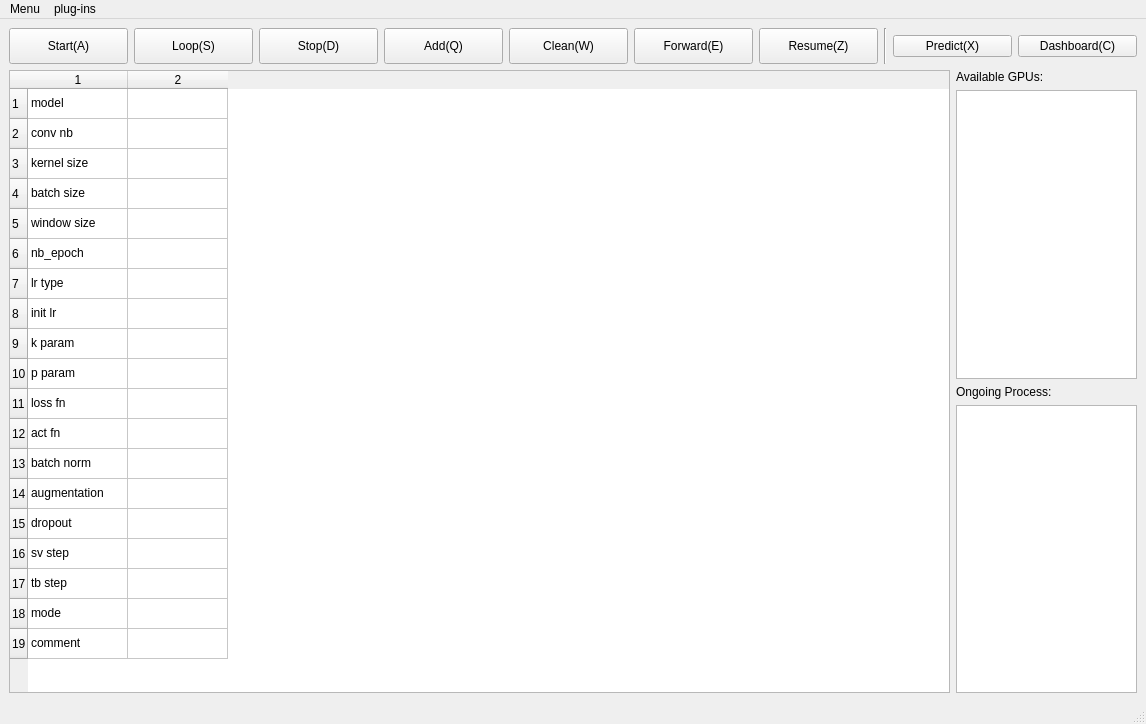
<?xml version="1.0" encoding="UTF-8"?>
<ui version="4.0">
 <class>LRCSNet</class>
 <widget class="QMainWindow" name="LRCSNet">
  <property name="geometry">
   <rect>
    <x>0</x>
    <y>0</y>
    <width>1146</width>
    <height>724</height>
   </rect>
  </property>
  <property name="windowTitle">
   <string>MainWindow</string>
  </property>
  <widget class="QWidget" name="centralwidget">
   <layout class="QGridLayout" name="gridLayout">
    <item row="0" column="0">
     <layout class="QVBoxLayout" name="verticalLayout_2">
      <item>
       <layout class="QHBoxLayout" name="horizontalLayout_2">
        <item>
         <widget class="QPushButton" name="start_button">
          <property name="minimumSize">
           <size>
            <width>0</width>
            <height>36</height>
           </size>
          </property>
          <property name="text">
           <string>Start(A)</string>
          </property>
          <property name="icon">
           <iconset>
            <normaloff>001-play-button.png</normaloff>001-play-button.png</iconset>
          </property>
          <property name="shortcut">
           <string>A</string>
          </property>
         </widget>
        </item>
        <item>
         <widget class="QPushButton" name="loop_button">
          <property name="minimumSize">
           <size>
            <width>0</width>
            <height>36</height>
           </size>
          </property>
          <property name="text">
           <string>Loop(S)</string>
          </property>
          <property name="icon">
           <iconset>
            <normaloff>exchange_2.png</normaloff>
            <normalon>exchange.png</normalon>exchange_2.png</iconset>
          </property>
          <property name="shortcut">
           <string>S</string>
          </property>
          <property name="checkable">
           <bool>true</bool>
          </property>
         </widget>
        </item>
        <item>
         <widget class="QPushButton" name="stop_button">
          <property name="minimumSize">
           <size>
            <width>0</width>
            <height>36</height>
           </size>
          </property>
          <property name="text">
           <string>Stop(D)</string>
          </property>
          <property name="icon">
           <iconset>
            <normaloff>002-stop.png</normaloff>002-stop.png</iconset>
          </property>
          <property name="shortcut">
           <string>D</string>
          </property>
         </widget>
        </item>
        <item>
         <widget class="QPushButton" name="add_button">
          <property name="minimumSize">
           <size>
            <width>0</width>
            <height>36</height>
           </size>
          </property>
          <property name="text">
           <string>Add(Q)</string>
          </property>
          <property name="icon">
           <iconset>
            <normaloff>001-plus.png</normaloff>001-plus.png</iconset>
          </property>
          <property name="shortcut">
           <string>Q</string>
          </property>
         </widget>
        </item>
        <item>
         <widget class="QPushButton" name="clean_button">
          <property name="minimumSize">
           <size>
            <width>0</width>
            <height>36</height>
           </size>
          </property>
          <property name="text">
           <string>Clean(W)</string>
          </property>
          <property name="icon">
           <iconset>
            <normaloff>002-minus.png</normaloff>002-minus.png</iconset>
          </property>
          <property name="shortcut">
           <string>W</string>
          </property>
         </widget>
        </item>
        <item>
         <widget class="QPushButton" name="forward_button">
          <property name="minimumSize">
           <size>
            <width>0</width>
            <height>36</height>
           </size>
          </property>
          <property name="text">
           <string>Forward(E)</string>
          </property>
          <property name="icon">
           <iconset>
            <normaloff>001-reply.png</normaloff>001-reply.png</iconset>
          </property>
          <property name="shortcut">
           <string>E</string>
          </property>
         </widget>
        </item>
        <item>
         <widget class="QPushButton" name="pushButton">
          <property name="minimumSize">
           <size>
            <width>0</width>
            <height>36</height>
           </size>
          </property>
          <property name="text">
           <string>Resume(Z)</string>
          </property>
          <property name="icon">
           <iconset>
            <normaloff>002-reload.png</normaloff>002-reload.png</iconset>
          </property>
          <property name="shortcut">
           <string>Z</string>
          </property>
         </widget>
        </item>
        <item>
         <widget class="Line" name="line">
          <property name="orientation">
           <enum>Qt::Vertical</enum>
          </property>
         </widget>
        </item>
        <item>
         <widget class="QPushButton" name="predict_button">
          <property name="text">
           <string>Predict(X)</string>
          </property>
          <property name="icon">
           <iconset>
            <normaloff>rubik.png</normaloff>rubik.png</iconset>
          </property>
          <property name="iconSize">
           <size>
            <width>20</width>
            <height>20</height>
           </size>
          </property>
          <property name="shortcut">
           <string>X</string>
          </property>
         </widget>
        </item>
        <item>
         <widget class="QPushButton" name="dashboard_button">
          <property name="text">
           <string>Dashboard(C)</string>
          </property>
          <property name="icon">
           <iconset>
            <normaloff>002-speedometer.png</normaloff>002-speedometer.png</iconset>
          </property>
          <property name="iconSize">
           <size>
            <width>20</width>
            <height>20</height>
           </size>
          </property>
          <property name="shortcut">
           <string>C</string>
          </property>
         </widget>
        </item>
       </layout>
      </item>
      <item>
       <layout class="QHBoxLayout" name="horizontalLayout" stretch="0,0">
        <property name="sizeConstraint">
         <enum>QLayout::SetMaximumSize</enum>
        </property>
        <item>
         <widget class="QTableWidget" name="tableWidget">
          <property name="sizePolicy">
           <sizepolicy hsizetype="Expanding" vsizetype="Expanding">
            <horstretch>0</horstretch>
            <verstretch>0</verstretch>
           </sizepolicy>
          </property>
          <property name="minimumSize">
           <size>
            <width>801</width>
            <height>601</height>
           </size>
          </property>
          <property name="maximumSize">
           <size>
            <width>16777215</width>
            <height>16777215</height>
           </size>
          </property>
          <property name="dragEnabled">
           <bool>false</bool>
          </property>
          <property name="sortingEnabled">
           <bool>false</bool>
          </property>
          <property name="rowCount">
           <number>19</number>
          </property>
          <property name="columnCount">
           <number>2</number>
          </property>
          <attribute name="horizontalHeaderMinimumSectionSize">
           <number>18</number>
          </attribute>
          <attribute name="horizontalHeaderDefaultSectionSize">
           <number>100</number>
          </attribute>
          <row/>
          <row/>
          <row/>
          <row/>
          <row/>
          <row/>
          <row/>
          <row/>
          <row/>
          <row/>
          <row/>
          <row/>
          <row/>
          <row/>
          <row/>
          <row/>
          <row/>
          <row/>
          <row/>
          <column/>
          <column/>
          <item row="0" column="0">
           <property name="text">
            <string>model</string>
           </property>
          </item>
          <item row="1" column="0">
           <property name="text">
            <string>conv nb</string>
           </property>
          </item>
          <item row="2" column="0">
           <property name="text">
            <string>kernel size</string>
           </property>
          </item>
          <item row="3" column="0">
           <property name="text">
            <string>batch size</string>
           </property>
          </item>
          <item row="4" column="0">
           <property name="text">
            <string>window size</string>
           </property>
          </item>
          <item row="5" column="0">
           <property name="text">
            <string>nb_epoch</string>
           </property>
           <property name="background">
            <brush brushstyle="NoBrush">
             <color alpha="255">
              <red>128</red>
              <green>255</green>
              <blue>7</blue>
             </color>
            </brush>
           </property>
          </item>
          <item row="6" column="0">
           <property name="text">
            <string>lr type</string>
           </property>
           <property name="background">
            <brush brushstyle="NoBrush">
             <color alpha="255">
              <red>128</red>
              <green>255</green>
              <blue>7</blue>
             </color>
            </brush>
           </property>
          </item>
          <item row="7" column="0">
           <property name="text">
            <string>init lr</string>
           </property>
          </item>
          <item row="8" column="0">
           <property name="text">
            <string>k param</string>
           </property>
          </item>
          <item row="9" column="0">
           <property name="text">
            <string>p param</string>
           </property>
          </item>
          <item row="10" column="0">
           <property name="text">
            <string>loss fn</string>
           </property>
          </item>
          <item row="11" column="0">
           <property name="text">
            <string>act fn</string>
           </property>
          </item>
          <item row="12" column="0">
           <property name="text">
            <string>batch norm</string>
           </property>
          </item>
          <item row="13" column="0">
           <property name="text">
            <string>augmentation</string>
           </property>
          </item>
          <item row="14" column="0">
           <property name="text">
            <string>dropout</string>
           </property>
          </item>
          <item row="15" column="0">
           <property name="text">
            <string>sv step</string>
           </property>
          </item>
          <item row="16" column="0">
           <property name="text">
            <string>tb step</string>
           </property>
          </item>
          <item row="17" column="0">
           <property name="text">
            <string>mode</string>
           </property>
          </item>
          <item row="18" column="0">
           <property name="text">
            <string>comment</string>
           </property>
          </item>
         </widget>
        </item>
        <item>
         <layout class="QVBoxLayout" name="verticalLayout">
          <item>
           <widget class="QLabel" name="label">
            <property name="sizePolicy">
             <sizepolicy hsizetype="Minimum" vsizetype="Preferred">
              <horstretch>0</horstretch>
              <verstretch>0</verstretch>
             </sizepolicy>
            </property>
            <property name="maximumSize">
             <size>
              <width>181</width>
              <height>16777215</height>
             </size>
            </property>
            <property name="text">
             <string>Available GPUs:</string>
            </property>
           </widget>
          </item>
          <item>
           <widget class="QListWidget" name="AvailableGPUs">
            <property name="sizePolicy">
             <sizepolicy hsizetype="Minimum" vsizetype="Expanding">
              <horstretch>0</horstretch>
              <verstretch>0</verstretch>
             </sizepolicy>
            </property>
            <property name="maximumSize">
             <size>
              <width>181</width>
              <height>16777215</height>
             </size>
            </property>
           </widget>
          </item>
          <item>
           <widget class="QLabel" name="label_2">
            <property name="sizePolicy">
             <sizepolicy hsizetype="Minimum" vsizetype="Preferred">
              <horstretch>0</horstretch>
              <verstretch>0</verstretch>
             </sizepolicy>
            </property>
            <property name="maximumSize">
             <size>
              <width>181</width>
              <height>16777215</height>
             </size>
            </property>
            <property name="text">
             <string>Ongoing Process:</string>
            </property>
           </widget>
          </item>
          <item>
           <widget class="QListWidget" name="ongoing_process">
            <property name="sizePolicy">
             <sizepolicy hsizetype="Minimum" vsizetype="Expanding">
              <horstretch>0</horstretch>
              <verstretch>0</verstretch>
             </sizepolicy>
            </property>
            <property name="maximumSize">
             <size>
              <width>181</width>
              <height>16777215</height>
             </size>
            </property>
           </widget>
          </item>
         </layout>
        </item>
       </layout>
      </item>
     </layout>
    </item>
   </layout>
  </widget>
  <widget class="QMenuBar" name="menubar">
   <property name="geometry">
    <rect>
     <x>0</x>
     <y>0</y>
     <width>1146</width>
     <height>22</height>
    </rect>
   </property>
   <widget class="QMenu" name="menuMenu">
    <property name="enabled">
     <bool>true</bool>
    </property>
    <property name="title">
     <string>Menu</string>
    </property>
    <addaction name="actionAbout_us"/>
   </widget>
   <widget class="QMenu" name="menuQuit">
    <property name="title">
     <string>plug-ins</string>
    </property>
    <addaction name="Activations"/>
    <addaction name="Exit"/>
   </widget>
   <addaction name="menuMenu"/>
   <addaction name="menuQuit"/>
  </widget>
  <widget class="QStatusBar" name="statusbar"/>
  <action name="actionAbout_us">
   <property name="text">
    <string>About us</string>
   </property>
  </action>
  <action name="Activations">
   <property name="text">
    <string>Activations</string>
   </property>
  </action>
  <action name="Exit">
   <property name="text">
    <string>Exit</string>
   </property>
  </action>
 </widget>
 <resources/>
 <connections/>
</ui>
